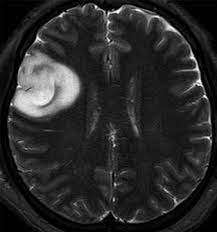
#> input picture trabalho_02/Q1/brain.jpg, 217 x 232 px
$ python Q1.py
#> lines starting #> are read from the running program, lines starting #| are printed output that depends on the picture; after the words box and inside, x2 and y2 are one past the last pixel; in counts of white or black regions, pixels touching at a corner belong together
### trabalho_02/cv2_scripts.py
# -*- coding: utf-8 -*-
import cv2
from numpy import asarray, log10, max, min, uint8


def imshow(mat,winname="Imagem",normalize = False,log=False,c=110,save=False,show=True):
    if log:
        mat = c*log10(1+mat)
    if normalize:
        mat_non_neg = mat - min(mat)
        mat = 255*(mat_non_neg)/max(mat_non_neg)
    mat =  asarray(mat,dtype=uint8)
    if show:
        cv2.imshow(winname,mat)
        cv2.waitKey(0)
        cv2.destroyAllWindows()

    if save:
        cv2.imwrite(winname+".png", mat)

### trabalho_02/utils_scripts.py
from numpy import array, ogrid, ones, sqrt,e
import matplotlib.pyplot as plt
from matplotlib import cm
from cv2 import imread

plt.ioff()

# [50 lines left out: functions zoom, plot3d, fspecial, not called in this run]


def butterworth2d(mat_shape,D0=None,center = None,n=2,W=None,type = "lowpass"): #Implements Butterworth filter
    h,w = mat_shape
    if not center:
        center = (int(h/2), int(w/2))
    Y, X = ogrid[:h, :w]
    if type not in ["notch_highpass","notch_lowpass"]:
        D = sqrt( (Y - center[0])**2 + (X - center[1])**2)

    if type == "lowpass":
        H = 1/(1 +  ( D/D0 )**2*n )
    if type == "highpass":
        H = 1/(1 +  ( D0/D )**2*n )
    if type == "bandstop":
        H = 1/(1 +  (W*D/(D**2 -  D0**2) )**2*n )
    if type == "bandpass":
        H =  1 - (1/(1 +  (W*D/(D**2 -  D0**2) )**2*n ))
    if type == "notch_lowpass":
        D = sqrt( (Y - h/2 - center[0])**2 + (X - w/2 - center[1])**2)
        H = 1/(1 +  ( D/D0 )**2*n )
    if type == "notch_highpass":
        D = sqrt( (Y - h/2 - center[0])**2 + (X - w/2 - center[1])**2)
        H = 1/(1 +  ( D0/D )**2*n )
    return H

# [25 lines left out: functions gaussian2d, hmf, not called in this run]


# [4 lines that do not run on import are left out]

### trabalho_02/Q1/Q1.py
import sys,os
from cv2_scripts import imshow
from utils_scripts import zoom,butterworth2d,fspecial
from numpy.fft import fft2,fftshift,ifft2,ifftshift
from matplotlib import pyplot as plt
import cv2
import numpy as np

abspath = os.path.abspath(__file__)
dir_name = os.path.dirname(abspath)
os.chdir(dir_name)
sys.path.append("../")


img_name = "brain"  #image name
img_format = ".jpg" # image format
img_filename = img_name + img_format #file name
img = cv2.imread(img_filename ,0) # image uint8 vector
#> img is the input picture: shape (232, 217); min 0, max 255, mean 42
imshow(img)

F = fftshift(fft2(np.asarray(img,dtype = np.double))) # Fourier transform
H = butterworth2d(F.shape,40,type="lowpass") # Butterworth filter
Ff = F*H # Apply filter
img_f = np.asarray(abs(ifft2(ifftshift(F*H))),np.uint8) # Inverse transform filtered image
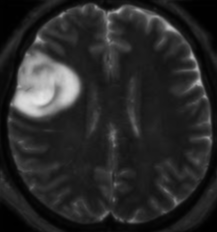
#> img_f: shape (232, 217); min 0, max 230, mean 41.5
imshow(img_f,"Imagem_bw",save=True)

img_f2 = cv2.medianBlur(img_f,15)  # Apply median filter
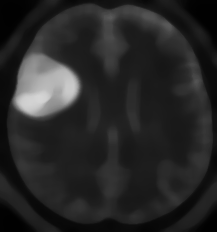
#> img_f2: shape (232, 217); min 1, max 213, mean 39.3
imshow(img_f2,"Imagem_median",save=True)

hist = cv2.calcHist([img_f2], [0], None, [255], [0,255]) # Calculates histogram
#> hist = 255 values, max 3075 at index 28, min 0 at index 0, mean 197.4
plt.plot(hist)
plt.grid()
plt.xlim(0,255)
plt.title("Histrograma da imagem")
plt.xlabel("Pixel")
plt.ylabel("Quantidade")
plt.savefig("hist.png")
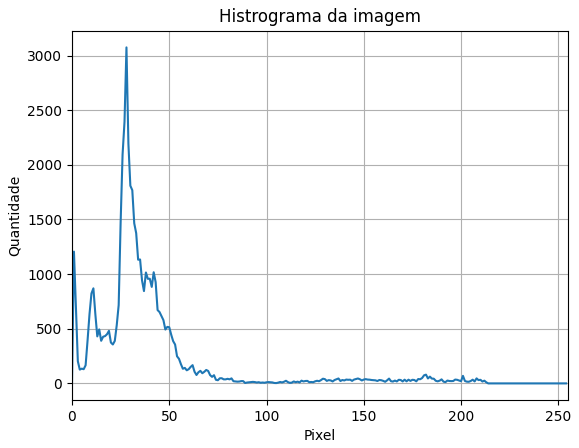
#> figure drawn by matplotlib, 1 panel; curve peaks at x = 28, y = 3075


img_bin = cv2.threshold(img_f2, 75, 255, cv2.THRESH_BINARY)[1]
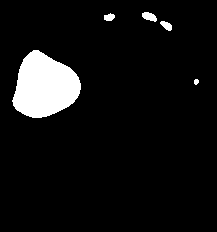
#> img_bin: shape (232, 217); 7.1% white; 5 white regions, box (x1, y1, x2, y2) and area: (12, 50, 81, 118) 3286, (142, 12, 157, 22) 100, (160, 21, 172, 31) 75, (104, 13, 115, 21) 65, (194, 79, 199, 85) 24
imshow(img_bin,"Imagem_bin",save=True)


kernel = cv2.getStructuringElement(cv2.MORPH_ELLIPSE,(9,9))
img_opened = cv2.morphologyEx(img_bin,cv2.MORPH_OPEN, kernel)
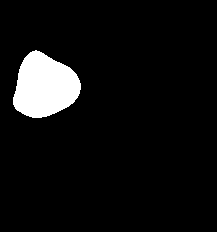
#> img_opened: shape (232, 217); 6.5% white; 1 white region
imshow(img_opened,"Imagem_opened",save=True)

contorno,hierarquia = cv2.findContours(img_opened,cv2.RETR_EXTERNAL,cv2.CHAIN_APPROX_NONE)
#> contorno = 1 contour; box (x1, y1, x2, y2) and area: (13, 50, 81, 118) 3182
image_copy = cv2.cvtColor(img,cv2.COLOR_GRAY2RGB)
#> (the run stopped early here; a loop or call above may not have finished)
